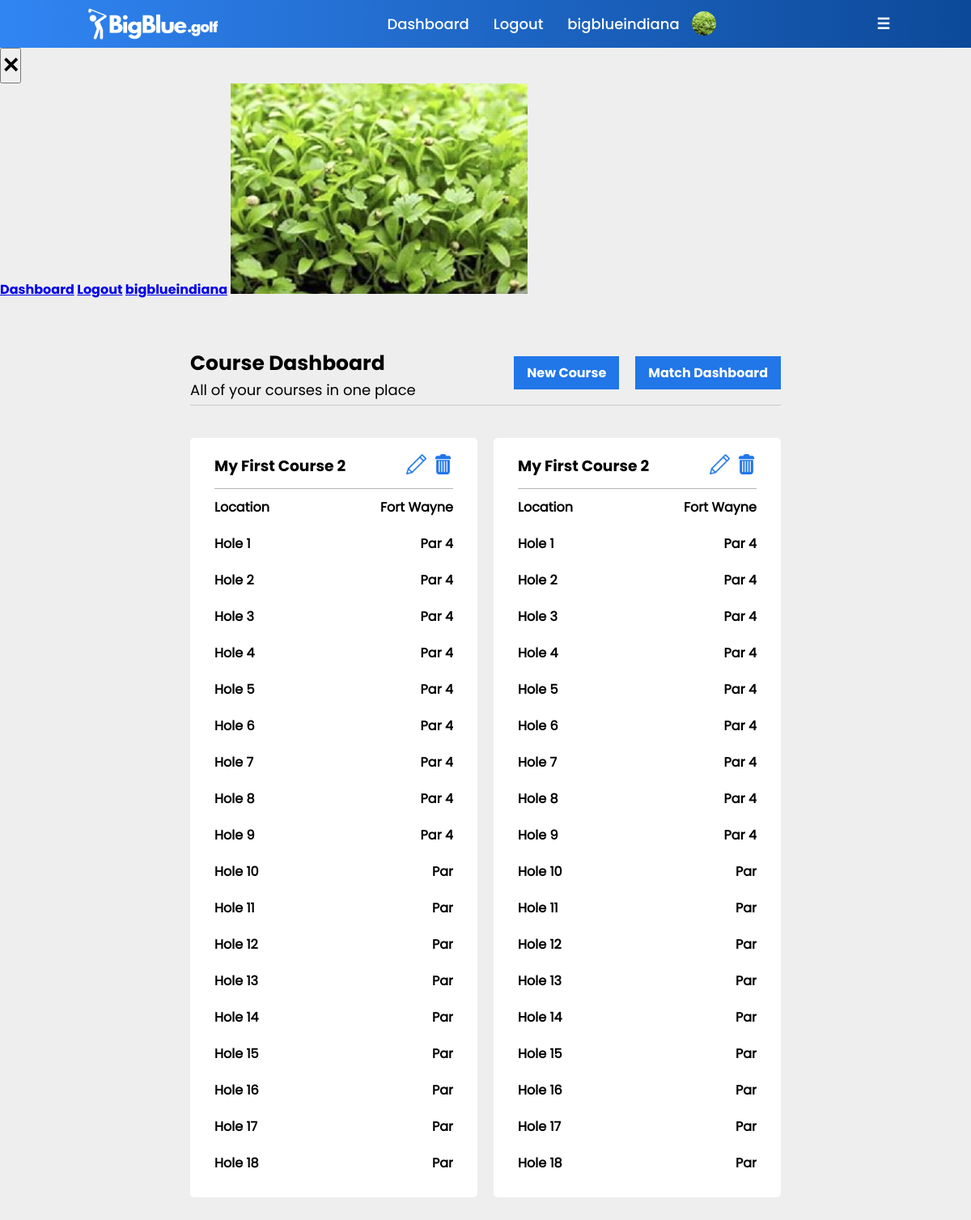
The app's page /course_dashboard (signed in) with its own data.
### main.py (models this page shows, shortened)
class users(db.Model):
    _id = db.Column("id", db.Integer, primary_key=True)
    name = db.Column(db.String(100))
    username = db.Column(db.String(50))
    password = db.Column(db.String(50))
    email = db.Column(db.String(100))
    rank = db.Column(db.String(10))
    gender = db.Column(db.String(10))
    bio = db.Column(db.String(500))
    team = db.Column(db.String(25))
    verified = db.Column(db.Integer)
    pic = db.Column(db.String)

class course(db.Model):
    _id = db.Column("id", db.Integer, primary_key=True)
    course_name = db.Column(db.String(50))
    course_holes = db.Column(db.String(3))
    par1 = db.Column(db.Integer)
    par2 = db.Column(db.Integer)
    par3 = db.Column(db.Integer)
    par4 = db.Column(db.Integer)
    par5 = db.Column(db.Integer)
    par6 = db.Column(db.Integer)
    par7 = db.Column(db.Integer)
    par8 = db.Column(db.Integer)
    par9 = db.Column(db.Integer)
    par10 = db.Column(db.Integer)
    par11 = db.Column(db.Integer)
    par12 = db.Column(db.Integer)
    par13 = db.Column(db.Integer)
    par14 = db.Column(db.Integer)
    par15 = db.Column(db.Integer)
    par16 = db.Column(db.Integer)
    par17 = db.Column(db.Integer)
    par18 = db.Column(db.Integer)
    city = db.Column(db.String)
    course_bio = db.Column(db.String(1000))
    created_by = db.Column(db.String)

### main.py (the view)
@app.route("/course_dashboard")
def course_dashboard():
    if 'active_user' in session and session['active_user'][2] == 'coach':
        found_course = course.query.filter_by(created_by=session['active_user'][0]).all()
        found_user = users.query.filter_by(username=session['active_user'][0]).first()
        return render_template("course_dashboard.html", data=found_user, course_data=found_course)
    return redirect(url_for('error', msg="You do not have access to this site."))

### templates/course_dashboard.html (shortened to what this page needs)
{% if data.rank == 'coach' %}
    {% extends "indexcontentcoachlogin.html" %}
{% elif data.rank == 'player' %}
    {% extends "indexcontentplayerlogin.html" %}
{% else %}
    {% extends "indexcontent.html" %}
{% endif %}
{% block content %}
<body>
    <head>
        <link rel="stylesheet" href="{{ url_for('static', filename='styles/matchdashboard.css') }}">
    </head>
    <div class="main-container">
        <div class="heading-info">
            <div class="hero-info">
                <h3>Course Dashboard</h3>
                <p>All of your courses in one place</p>
            </div>
            <div class="hero-buttons">
                <a href="/create_course">New Course</a>
                <a href="/match_dashboard">Match Dashboard</a>
            </div>
        </div>
        <div class="grid-container">
            {% for item in course_data[::-1] %}
                <div class="match-container">
                    <div id="row-one">
                        <div class="course-name-container">
                            <h3>{{item.course_name}}</h3>
                        </div>
                        <div id="action-icons">
                            <a href="/edit_course/{{item._id}}"><img src="{{ url_for('static', filename='logo graphics/pencilicon.png') }}"></a>
                            <a href="/delete_course/{{item._id}}"><img src="{{ url_for('static', filename='logo graphics/trashcan.png') }}"></a>
                        </div>
                    </div>
                    <div class="row-div">
                        <div>
                            <h4>Location</h4>
                        </div>
                        <div class="location-container">
                            <h4>{{item.city}}</h4>
                        </div>
                    </div>
                    <div class="row-div">
                        <div>
                            <h4>Hole 1</h4>
                        </div>
                        <div>
                            <h4>Par {{item.par1}}</h4>
                        </div>
                    </div>
                    <div class="row-div">
                        <div>
                            <h4>Hole 2</h4>
                        </div>
                        <div>
                            <h4>Par {{item.par2}}</h4>
                        </div>
                    </div>
                    <div class="row-div">
                        <div>
                            <h4>Hole 3</h4>
                        </div>
                        <div>
                            <h4>Par {{item.par3}}</h4>
                        </div>
                    </div>
                    <div class="row-div">
                        <div>
                            <h4>Hole 4</h4>
                        </div>
                        <div>
                            <h4>Par {{item.par4}}</h4>
                        </div>
                    </div>
                    <div class="row-div">
                        <div>
                            <h4>Hole 5</h4>
                        </div>
                        <div>
                            <h4>Par {{item.par5}}</h4>
                        </div>
                    </div>
                    <div class="row-div">
                        <div>
                            <h4>Hole 6</h4>
                        </div>
                        <div>
                            <h4>Par {{item.par6}}</h4>
                        </div>
                    </div>
                    <div class="row-div">
                        <div>
                            <h4>Hole 7</h4>
                        </div>
                        <div>
                            <h4>Par {{item.par7}}</h4>
                        </div>
                    </div>
                    <div class="row-div">
                        <div>
                            <h4>Hole 8</h4>
                        </div>
                        <div>
                            <h4>Par {{item.par8}}</h4>
                        </div>
                    </div>
                    <div class="row-div">
                        <div>
                            <h4>Hole 9</h4>
                        </div>
                        <div>
                            <h4>Par {{item.par9}}</h4>
                        </div>
                    </div>
                    <div class="row-div">
                        <div>
                            <h4>Hole 10</h4>
                        </div>
                        <div>
                            <h4>Par {{item.par10}}</h4>
                        </div>
                    </div>
                    <div class="row-div">
                        <div>
                            <h4>Hole 11</h4>
                        </div>
                        <div>
                            <h4>Par {{item.par11}}</h4>
                        </div>
                    </div>
                    <div class="row-div">
                        <div>
                            <h4>Hole 12</h4>
                        </div>
                        <div>
                            <h4>Par {{item.par12}}</h4>
                        </div>
                    </div>
                    <div class="row-div">
                        <div>
                            <h4>Hole 13</h4>
                        </div>
                        <div>
                            <h4>Par {{item.par13}}</h4>
                        </div>
                    </div>
                    <div class="row-div">
                        <div>
                            <h4>Hole 14</h4>
                        </div>
                        <div>
                            <h4>Par {{item.par14}}</h4>
                        </div>
                    </div>
                    <div class="row-div">
                        <div>
                            <h4>Hole 15</h4>
                        </div>
                        <div>
                            <h4>Par {{item.par15}}</h4>
                        </div>
                    </div>
                    <div class="row-div">
                        <div>
                            <h4>Hole 16</h4>
                        </div>
                        <div>
                            <h4>Par {{item.par16}}</h4>
                        </div>
                    </div>
                    <div class="row-div">
                        <div>
                            <h4>Hole 17</h4>
                        </div>
                        <div>
                            <h4>Par {{item.par17}}</h4>
                        </div>
                    </div>
                    <div class="row-div">
                        <div>
                            <h4>Hole 18</h4>
                        </div>
                        <div>
                            <h4>Par {{item.par18}}</h4>
                        </div>
                    </div>
                </div>
            {% endfor %}
        </div>
    </div>
</body>
{% endblock %}

### templates/indexcontentcoachlogin.html (shortened to what this page needs)
<!DOCTYPE html>
<html>
    <head>
    </head>
    <body>
        <header>
            <a href="/">
                <img id="logo-image" src="{{ url_for('static', filename='logo graphics/BigBlue_NewLogo-White.png') }}" class="logo">
            </a>
            <ul class="navigation">
                <li><a href="/match_dashboard">Dashboard</a></li>
                <li><a href="/logout">Logout</a></li>
                <li><a href="/dashboard">{{data.username}}</a></li>
                <li><a href=""><img id="profile-pic" src="{{ url_for('static', filename='logo graphics/user_photos/' + data.pic) }}" alt=""></a></li>
            </ul>
            <h3 class="mobile-navigation" style="color: white;">☰</h3>
        </header>
        <div class="mobile-hrefs">
            <div class="close-button-container">
                <button><h1>✕</h1></button>
            </div>
            <div class="content-container">
                <a href="/match_dashboard">Dashboard</a>
                <a href="/logout">Logout</a>
                <a href="/dashboard">{{data.username}}</a>
                <a href=""><img id="profile-pic" src="{{ url_for('static', filename='logo graphics/user_photos/' + data.pic) }}" alt=""></a>
            </div>
        </div>
        {% block content %}
        {% endblock %}
    </body>
</html>

### static/styles/matchdashboard.css (style rules this page uses)
* { padding: 0; margin: 0; box-sizing: border-box; font-family: bigBlueBold; }
header { top: 0; left: 0; position: relative; display: flex; justify-content: space-between; width: 100%; align-items: center; background-image: linear-gradient(to right, #3185f3, #0c4999); z-index: 10; padding: 8px 100px; }
header .logo { max-width: 180px; max-height: 180px; position: relative; background-color: transparent; text-decoration: none; padding: 0; margin: 0; display: block; }
header a { text-decoration: none; background-color: transparent; }
.navigation li a img { width: 30px; height: 30px; border-radius: 100%; margin-left: -15px; align-items: center; margin-top: 6px; object-fit: cover; }
header .navigation { display: flex; justify-content: center; flex-wrap: wrap; background-image: transparent; border: none; text-decoration: none; font-family: bigBlueMedium; align-items: center; }
header .navigation li { list-style: none; margin: 0px 15px; border: none; text-decoration: none; background-color: transparent; font-family: bigBlueMedium; align-items: center; }
header .navigation li a { color: white; text-decoration: none; font-size: 18px; border: none; background-color: transparent; font-family: bigBlueMedium; }
html, body { height: 100%; background-color: #eeeeee; }
.heading-info h3 { font-size: 25px; }
.heading-info p { font-size: 18px; font-family: bigBlueRegular }
.heading-info { display: flex; justify-content: space-between; flex-direction: row; margin-bottom: 40px; padding-bottom: 5px; border-bottom: 0.25px solid rgb(201, 201, 201); }
.hero-buttons a { padding: 8px 16px; background-color: #2176e8; text-decoration: none; color: white; border: none; margin-top: 10px; margin-left: auto; margin-right: auto; display: block; cursor: pointer; margin-left: 20px; }
.hero-buttons { display: flex; justify-content: center; height: 50%; }
.grid-container { display: grid; grid-template-columns: 355px 355px 355px; row-gap: 50px; column-gap: 20px; }
.course-name-container { inline-size: 220px; overflow-wrap: break-word; }
.location-container { inline-size: 160px; overflow-wrap: break-word; }
.location-container h4 { text-align: right; }
.main-container { margin-left: auto; margin-right: auto; display: block; padding-top: 5%; padding-bottom: 5%; width: 1109px; }
.match-container { width: 355px; border-radius: 5px; background-color: white; padding: 20px 30px; }
.match-container h3 { background-color: white; overflow: hidden; }
#row-one { display: flex; flex-direction: row; justify-content: space-between; background-color: white; padding-bottom: 10px; border-bottom: 0.25px solid rgb(180, 180, 180); overflow: hidden; }
#row-one div { background-color: white; overflow: hidden; }
.row-div { margin-top: 10px; display: flex; flex-direction: row; justify-content: space-between; background-color: white; padding-bottom: 10px; overflow: hidden; }
.row-div div { background-color: white; overflow: hidden; }
.row-div div h4 { background-color: white; font-family: bigBlueRegular; overflow: hidden; font-size: 16px; }
#action-icons a img { width: 25px; height: 25px; background-color: white; margin-left: 5px; }
#action-icons { background-color: white; }
#action-icons a { background-color: white; }
@media (max-width: 1400px) { .grid-container { grid-template-columns: auto auto; row-gap: 40px; } }
@media (max-width: 1400px) { .main-container { margin-left: auto; margin-right: auto; display: block; padding-top: 5%; padding-bottom: 5%; width: 730px; } }

### records on screen
users: username "bigblueindiana", pic (picture)
course: course_name "My First Course 2", city "Fort Wayne", par1 "4", par2 "4", par3 "4", par4 "4", par5 "4", par6 "4", par7 "4", par8 "4", par9 "4"
course: course_name "My First Course 2", city "Fort Wayne", par1 "4", par2 "4", par3 "4", par4 "4", par5 "4", par6 "4", par7 "4", par8 "4", par9 "4"
